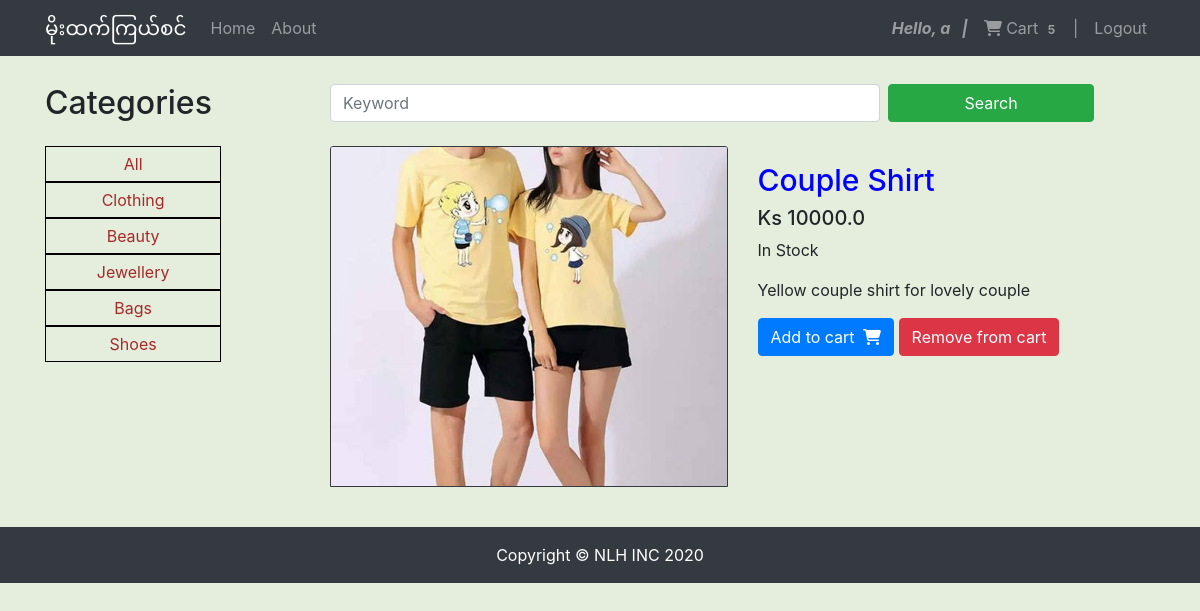
The app's page /item/couple-shirt/ (signed in) with its own data.
### core/models.py (models this page shows, shortened)
class Order(models.Model):
    user = models.ForeignKey(settings.AUTH_USER_MODEL,
                             on_delete=models.CASCADE)
    ref_code = models.CharField(max_length=20, blank=True, null=True)
    items = models.ManyToManyField(OrderItem)
    start_date = models.DateTimeField(auto_now_add=True)
    ordered_date = models.DateTimeField()
    ordered = models.BooleanField(default=False)

class Item(models.Model):
    name = models.CharField(max_length=200)
    price = models.FloatField()
    category = models.CharField(choices=CategoryChoice.choices, max_length=20)
    gender = models.CharField(
        choices=GenderChoice.choices,
        max_length=20,
        default='both',
        null=True
    )
    stock = models.IntegerField()
    description = models.TextField()
    image = ResizedImageField(
        size=[700, 600],
        quality=99,
        crop=['middle', 'center'],
        upload_to='images'
    )
    slug = models.SlugField(null=False, unique=True)
    rating = models.CharField(
        choices=RatingChoice.choices,
        max_length=20,
        null=True
    )
    def get_absolute_url(self):
        return reverse("core:item", kwargs={
            'slug': self.slug
        })
    def check_stock(self):
        if self.stock > 0:
            isInStock = 'In Stock'
        else:
            isInStock = 'Out Of Stock'
        return isInStock
    def get_add_to_cart_url(self):
        return reverse("core:add-to-cart", kwargs={
            'slug': self.slug
        })
    def get_remove_from_cart_url(self):
        return reverse("core:remove-from-cart", kwargs={
            'slug': self.slug
        })

### core/views.py (the view)
# urls.py: path('item/<slug>/', ItemView.as_view(), name='item'),
class ItemView(DetailView):
    model = Item
    template_name = "item.html"
    def get_context_data(self, **kwargs):
        context = super().get_context_data(**kwargs)
        context['categories'] = CategoryChoice.values
        return context

### core/templatetags/home_tags.py (called while the page is built)
@register.filter
def cart_item_count(user):
    if user.is_authenticated:
        qs = Order.objects.filter(user=user, ordered=False)
        if qs.exists():
            return qs[0].items.count()
    return 0

### core/templates/item.html
{% extends 'base.html' %}
{% load static %}
{% block content %}
<div class="row">
  <div class="col-lg-3">
    <h2 class="my-4">Categories</h2>
    <div class="nav col-lg-9">
      <a href="{% url 'core:home' %}" class="my-cat-nav col-lg-12 col-md-2 col-sm-12">All</a>
      {% for cat in categories %}
      <a href="{% url 'core:homeByCategory' category=cat %}" class="my-cat-nav col-lg-12 col-md-2 col-sm-12">{{cat}}</a>
      {% endfor %}
    </div>
  </div>
  <div class="col-lg-9">
    <form class="form-inline mt-4 my-2">
      <input class="form-control mr-sm-2 col-lg-8 col-md-8 col-sm-8 col-8" type="search" placeholder="Keyword"
        aria-label="Search">
      <button class="btn btn-success my-2 my-sm-0 col-lg-3 col-md-3 col-sm-3 col-3" type="submit">Search</button>
    </form>
    <div class="row my-4">
      <div class="col-lg-6">
        <a href="{{ object.get_absolute_url }}"><img class="card-img-top border border-dark"
            src="{{ object.image.url }}" alt="No Image"></a>
      </div>
      <div class="col-lg-6 mt-3">
        <h5 style="font-size: 30px; color: blue">{{ item.name }}</h5>
        <h5>Ks {{ object.price }}</h5>
        <p>{{ object.check_stock }}</p>
        <p class="card-text">{{ object.description }} </p>
        <a href="{{ object.get_add_to_cart_url }}" class="btn btn-primary btn-md my-0 p">
          Add to cart
          <i class="fas fa-shopping-cart ml-1"></i>
        </a>
        <a href="{{ object.get_remove_from_cart_url }}" class="btn btn-danger btn-md my-0 p">
          Remove from cart
        </a>
      </div>
    </div>
  </div>
</div>
{% endblock %}

### core/templates/base.html (shortened to what this page needs)
<!DOCTYPE html>
{% load static %}
{% load home_tags %}
<html lang="en">
<head>
  <link href="{% static 'css/mystyle.css' %}" rel="stylesheet">
  <link href="{% static 'bootstrap/css/bootstrap.min.css' %}" rel="stylesheet">
</head>
<body style="padding-top: 60px; background-color: rgb(229, 238, 221);">
  <nav class="navbar navbar-expand-lg navbar-dark bg-dark fixed-top">
    <div class="container">
      <a class="navbar-brand" href="{% url 'core:home' %}">မိုးထက်ကြယ်စင်</a>
      <div class="collapse navbar-collapse" id="navbarResponsive">
        <ul class="navbar-nav">
          <li class="nav-item"><a class="nav-link" href="{% url 'core:home' %}">Home</a></li>
          <li class="nav-item"><a class="nav-link" href="{% url 'core:about' %}">About</a></li>
        </ul>
        <ul class="navbar-nav ml-auto">
          {% if user.is_authenticated %}
          <li class="nav-item">
            <a class="nav-link navbar-text font-italic font-weight-bolder"
              href="{% url 'core:profile' username=user.username %}">
              Hello, {{ user.username }} &nbsp; |
            </a>
          </li>
          <li class="nav-item">
            <a href="{% url 'core:order-summary' %}" class="nav-link waves-effect">
              <i class="fas fa-shopping-cart"></i>
              <span class="clearfix d-none d-sm-inline-block"> Cart </span>
              <span class="badge red z-depth-1 mr-1"> {{ user|cart_item_count }}</span>
              &nbsp;|
            </a>
          </li>
          <li class="nav-item"><a class="nav-link" href="{% url 'core:logout' %}">Logout</a></li>
          {% else %}
          <li class="nav-item"><a class="nav-link" href="{% url 'core:register' %}">Register</a></li>
          <li class="nav-item"><a class="nav-link" href="{% url 'core:login' %}">Login</a></li>
          {% endif %}
        </ul>
      </div>
    </div>
  </nav>
  <div class="container">
    {% block content %}
    {% endblock %}
  </div>
  <footer class="mt-3 py-3 bg-dark">
    <div class="container">
      <p class="m-0 text-center text-white">Copyright &copy; NLH INC 2020</p>
    </div>
  </footer>
</body>
</html>

### static/css/mystyle.css (style rules this page uses)
.my-cat-nav { border: 1px solid black; text-align: center; padding: 5px; }
.nav a { color: brown; text-decoration: none !important; }

### records on screen
Item: image (picture), name "Couple Shirt", price "10000.0", check_stock "In Stock", description "Yellow couple shirt for lovely couple"

### other values on screen
{{ user.username }} "a"
{{ user|cart_item_count }} "5"
{{ cat }} "Clothing" "Beauty" "Jewellery" "Bags" "Shoes"
